Frame 1 (no input): blank canvas, image omitted
Frame 60 (no input): blank canvas, image omitted
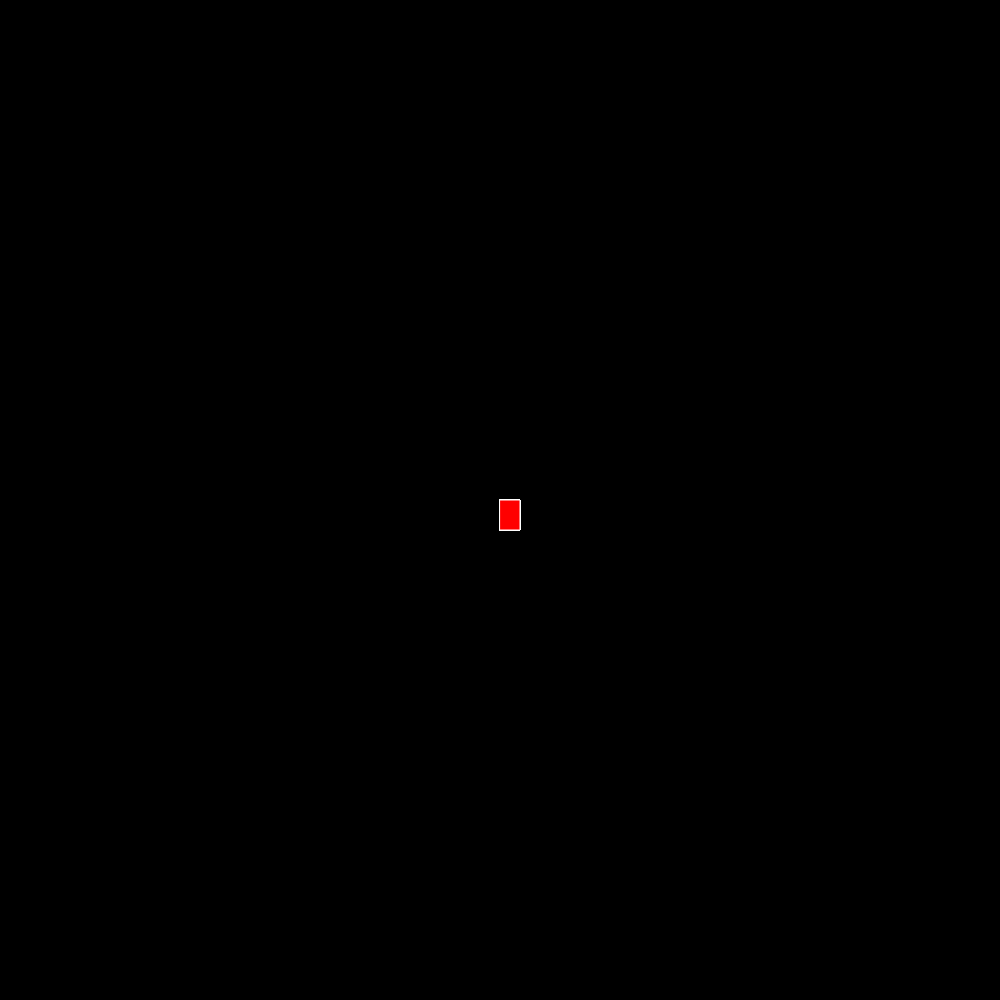
Frame 120 (the mouse pressed at the canvas centre since frame 60)

The p5.js sketch whose frames 1 and 60 were blank and that drew this single picture after the mouse press (run headless with seeded random() and noise() and a simulated clock; from frame 60 on, the mouse is pressed at the canvas centre):

// p5.js sketch
// ── sketch.js
function setup() {
    createCanvas(1000, 1000);
    background("black")
  }
  
  function draw() {
  
    stroke("white");
    fill("red");
  
    // console.log(mouseIsPressed)
  
    if (mouseIsPressed) {
      rect(mouseX, mouseY, 20, 30);
    }
  }
  
